Frame 1 (no input): blank canvas, image omitted
Frame 60 (the mouse pressed at the canvas centre just before this capture): blank canvas, image omitted
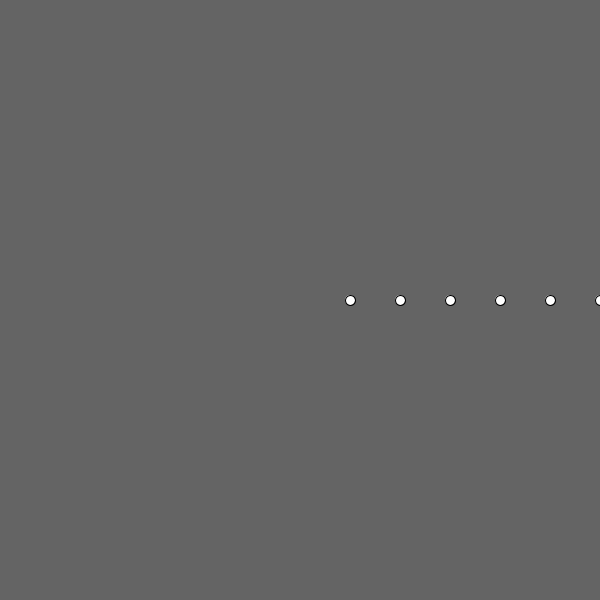
Frame 120 (the mouse held since frame 60 and released just before this capture)

The Processing sketch whose frames 1 and 60 were blank and that drew this single picture after the mouse press (run headless with seeded random() and noise(); from frame 60 on, the mouse is pressed at the canvas centre):

// Processing sketch: processing_118081
// ── processing_118081.pde

//Objects
Player player = new Player();
//Bullet arraylist
ArrayList<Bullet> bullets;
//Vars to regulate shooting speed
boolean canShoot = true;
float canShootCounter;

int i;

void setup() {
  size(600, 600);
  //standard array setup
  bullets = new ArrayList<Bullet>();
  player = new Player();
}

void draw() {
  player.update();
  background(100);
  //since we are adding and removing objects so often, we need to do the forloop backwards preventing any nullPointer errors
  for (i = bullets.size()-1; i >= 0; i--) {
    //you need a seperate var to get the object from the bullets arraylist then use that variable to call the functions
    Bullet bullet = bullets.get(i);
    bullet.update();
  }
}

class Player {
  PVector location;
  Player() {
    location = new PVector(width/2, height/2);
  } 
  void update() {
    if (mousePressed == true) {
      // this regulates the shooting speed
      if (canShoot == true) {
        bullets.add( new Bullet());
        canShoot = false;
        canShootCounter = 0;
      }
    }
    // this checks if the right amount of time has passed before canShoot can = true again
    if (canShoot == false) {
      canShootCounter ++;
      //if the right amount of time has passed. make canShoot true
      if (canShootCounter == 5)/*change this number to change the duration*/{
        canShoot = true;
      }
    }
  }
}

class Bullet {
  //standard PVector used for the location of the bullet
  PVector location;
  //vars used to check the angle between location and the mouse
  float oldPosX, oldPosY, rotation, speed;
  Bullet() {
    //places the bullet in the middle of the room
    location= new PVector(width/2, height/2);
    //this checks the angle
    oldPosX = mouseX;
    oldPosY = mouseY;
    rotation = atan2(oldPosY - location.y, oldPosX - location.x) / PI * 180;
    //bullet speed
    speed = 10;//change this number to change the speed
  } 
  void update() {
    //move the bullet
    location.x = location.x + cos(rotation/180*PI)*speed;
    location.y = location.y + sin(rotation/180*PI)*speed;
    ellipse(location.x, location.y, 10, 10);

    //removes the bullet from the arrayList if it is off the room
    if (location.x > 0 && location.x < width && location.y > 0 && location.x < height) {
    }
    else {
      bullets.remove(i);
    }
  }
}
